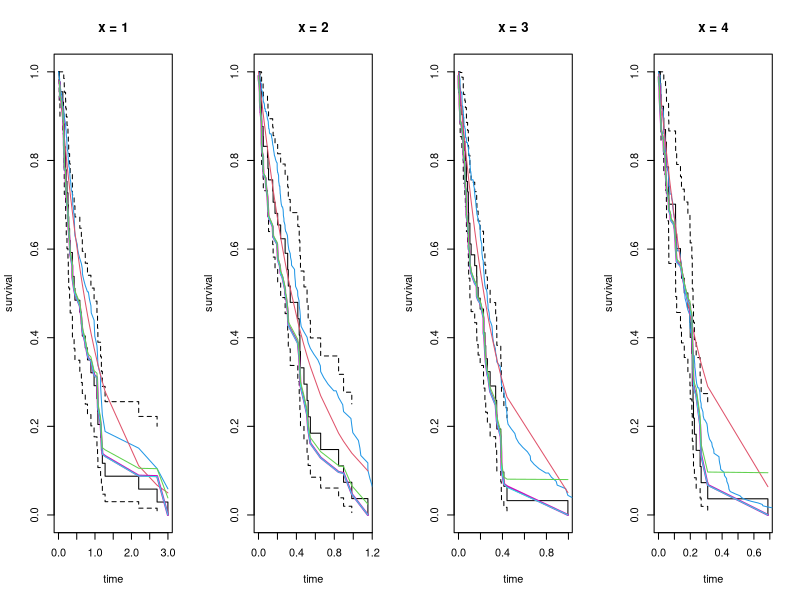
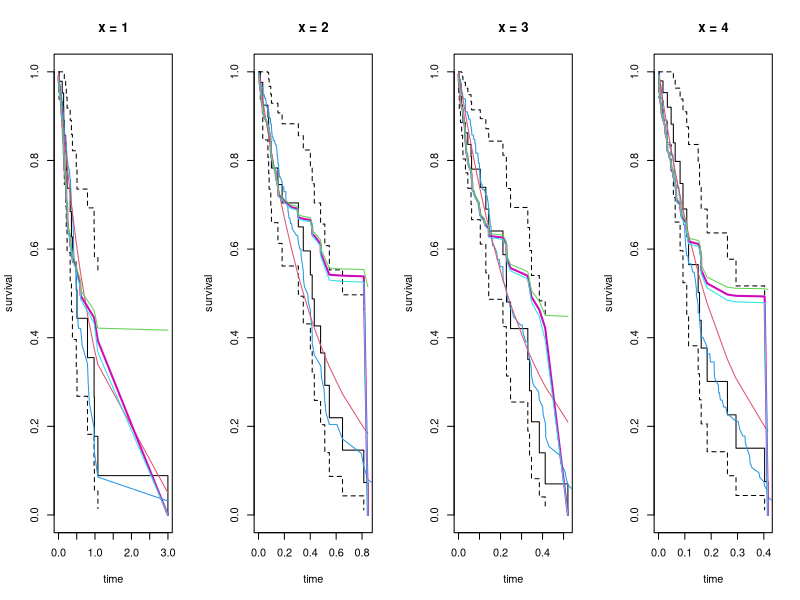
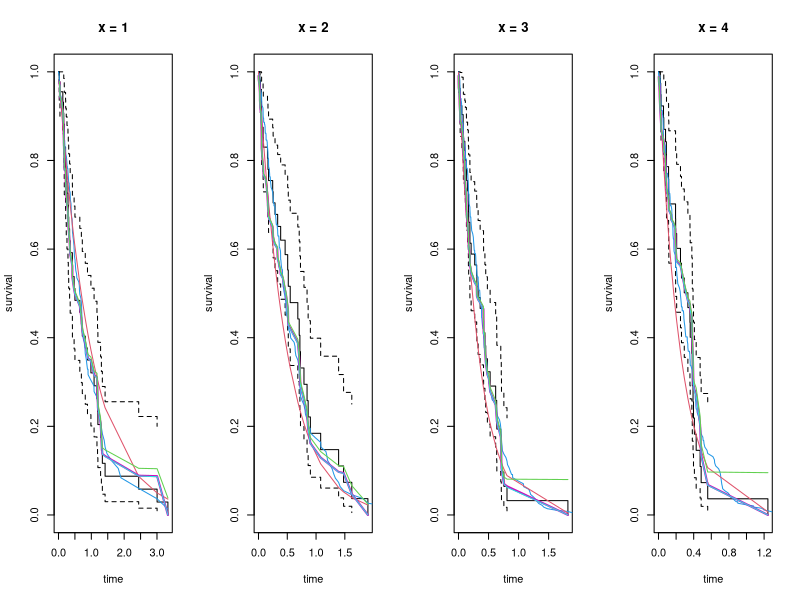
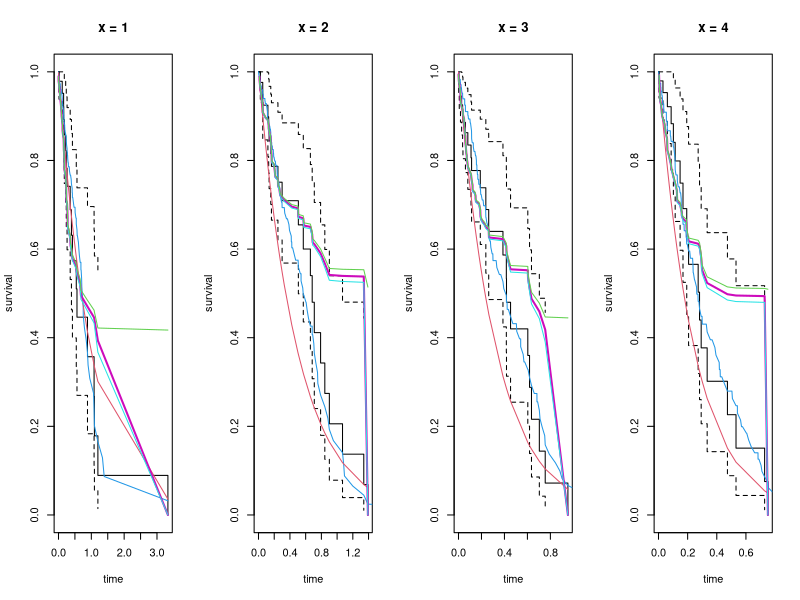

The R script that drew these images, in order:
## ---- chunk 1

library(knitr)
library(kableExtra)
## ---- chunk 2


library(survival)
library(lme4)
library(MASS)


for(functions in 1){
  
  inversesample = function(n,time,surv){
    res = c()
    for(i in 1:n){
      u = runif(1)
      nn = which(abs(time - u) == min(abs(time - u)))
      res = c(res, surv[nn])
    }
    return(res)
  }
  
  s_est_function = function(est_time, quant){
    nnn = which(abs(est_time - quant) == min(abs(est_time - quant)))
    if(est_time[nnn] > quant){
      nnn = nnn -1
    }
    return(nnn)
  }
  
  m_est_old1 = function(t,data){
    n = dim(data)[1]
    res = 1
    for(i in 1:Ri(t,data)){
      para1 = data$parm1[i]
      para2 = data$parm2[i]
      time = data$time[i]
      res = res * ((n - i)/(n - i + 1))^(m(para1, para2, time))
    }
    return(res)
  }
  
  m_est_old2 = function(t,data){
    n = dim(data)[1]
    res = 1
    for(i in 1:Ri(t,data)){
      para1 = data$parm1[i]
      para2 = data$parm2[i]
      time = data$time[i]
      res = res * ((n - i)/(n - i + m(para1, para2, time)))
    }
    return(res)
  }
  
  m = function(para1, para2, time){
    return(para1 / (para1 + para2 * exp(para2 * time)))
  }
  
  Ri = function(t,data){
    return(sum(data$time <= t))
  } 
  
  ## hazard function of observed time, calculated with tie
  # data$time
  lambda_H = function(t,data,fit_km){
    i = which(abs(data$time - t) == min(abs(data$time - t)))
    if(data$time[i] > t & i > 1 ){i = i - 1}
    h = (fit_km$n.event[i] + fit_km$n.censor[i])/ fit_km$n.risk[i]
    return(h)
  }
  
  ## hazard 
  lambda_F = function(t,para1,para2,data,fit_km){
    h = lambda_H(t,data,fit_km) * m(para1, para2, t)
    return(h)
  }
  
  ## cumulative hazard
  Lambda_F = function(t, data, fit_km){
    i = which(abs(data$time - t) == min(abs(data$time - t)))[1]
    if(data$time[i] > t & i > 1){i = i -1}
    HH = c()
    for(ii in 1:i){
      # cov = data$x[ii] * data$sex[ii]
      para1 = data$parm1[ii]
      para2 = data$parm2[ii]
      HH = c(HH, lambda_F(data$time[ii], para1, para2, data, fit_km))
    }
    return(sum(HH))
  }
  
  ## estimate the S() with m function
  S_est = function(t, data, fit_km){
    return(exp(-Lambda_F(t, data, fit_km)))
  }
  
}
for(datagenerationfunction in 1){
  
  # inverse function 
  
  inverse_gx_p = function(x,Funs,res,a,b){
    res1 = c()
    for(i in seq(0.00000001, x, 1)){
      res1 = c(res1, Funs(x,i,a,b))
    }
    temp = seq(0.00000001, 100, 1)[which(abs(res1 - res) == min(abs(res1 - res)))[1]]
    
    res2 = c()
    for(i in seq(max(0,(temp - 1)), (temp+1), 0.1)){
      res2 = c(res2, Funs(x,i,a,b))
    }
    temp = seq(max(0,(temp - 1)), (temp+1), 0.1)[which(abs(res2 - res) == min(abs(res2 - res)))[1]]
    
    res3 = c()
    for(i in seq(max(0, (temp - 0.1)), (temp+0.1), 0.01)){
      res3 = c(res3, Funs(x,i,a,b))
    }
    temp = seq(max(0, (temp - 0.1)), (temp + 0.1), 0.01)[which(abs(res3 - res) == min(abs(res3 - res)))[1]]
    
    res4 = c()
    for(i in seq(max(0,(temp - 0.01)), (temp + 0.01), 0.001)){
      res4 = c(res4, Funs(x,i,a,b))
    }
    temp =seq(max(0,(temp - 0.01)), (temp + 0.01), 0.001)[which(abs(res4 - res) == min(abs(res4 - res)))[1]]
    
    res5 = c()
    for(i in seq(max(0,(temp - 0.001)), (temp + 0.001), 0.0001)){
      res5 = c(res5, Funs(x,i,a,b))
    }
    temp = seq(max(0,(temp - 0.001)), (temp + 0.001), 0.0001)[which(abs(res5 - res) == min(abs(res5 - res)))[1]]
    
    res6 = c()
    for(i in seq(max(0, (temp - 0.0001)), (temp + 0.0001), 0.00001)){
      res6 = c(res6, Funs(x,i,a,b))
    }
    temp = seq(max(0, (temp - 0.0001)), (temp + 0.0001), 0.00001)[which(abs(res6 - res) == min(abs(res6 - res)))[1]]
    
    return(temp)
  }
  inverse_lx_p = function(x,Funs,res,a,b){
    res1 = c()
    for(i in seq(x - 0.00000001, 20, 1)){
      res1 = c(res1, Funs(x,i,a,b))
    }
    temp = seq(0.00000001, 100, 1)[which(abs(res1 - res) == min(abs(res1 - res)))[1]]
    
    res2 = c()
    for(i in seq((temp - 1), (temp+1), 0.1)){
      res2 = c(res2, Funs(x,i,a,b))
    }
    temp = seq((temp - 1), (temp+1), 0.1)[which(abs(res2 - res) == min(abs(res2 - res)))[1]]
    
    res3 = c()
    for(i in seq((temp - 0.1), (temp+0.1), 0.01)){
      res3 = c(res3, Funs(x,i,a,b))
    }
    temp = seq((temp - 0.1), (temp + 0.1), 0.01)[which(abs(res3 - res) == min(abs(res3 - res)))[1]]
    
    res4 = c()
    for(i in seq((temp - 0.01), (temp + 0.01), 0.001)){
      res4 = c(res4, Funs(x,i,a,b))
    }
    temp =seq((temp - 0.01), (temp + 0.01), 0.001)[which(abs(res4 - res) == min(abs(res4 - res)))[1]]
    
    res5 = c()
    for(i in seq((temp - 0.001), (temp + 0.001), 0.0001)){
      res5 = c(res5, Funs(x,i,a,b))
    }
    temp = seq((temp - 0.001), (temp + 0.001), 0.0001)[which(abs(res5 - res) == min(abs(res5 - res)))[1]]
    
    res6 = c()
    for(i in seq((temp - 0.0001), (temp + 0.0001), 0.00001)){
      res6 = c(res6, Funs(x,i,a,b))
    }
    temp = seq((temp - 0.0001), (temp + 0.0001), 0.00001)[which(abs(res6 - res) == min(abs(res6 - res)))[1]]
    
    return(temp)
  }
  inverse = function(x,Funs){
    res1 = c()
    for(i in seq(0.00000001, 20, 1)){
      res1 = c(res1, Funs(i))
    }
    temp = seq(0.00000001, 100, 1)[which(abs(res1 - x) == min(abs(res1 - x)))[1]]
    
    res2 = c()
    for(i in seq((temp - 1), (temp+1), 0.1)){
      res2 = c(res2, Funs(i))
    }
    temp = seq((temp - 1), (temp+1), 0.1)[which(abs(res2 - x) == min(abs(res2 - x)))[1]]
    
    res3 = c()
    for(i in seq((temp - 0.1), (temp+0.1), 0.01)){
      res3 = c(res3, Funs(i))
    }
    temp = seq((temp - 0.1), (temp + 0.1), 0.01)[which(abs(res3 - x) == min(abs(res3 - x)))[1]]
    
    res4 = c()
    for(i in seq((temp - 0.01), (temp + 0.01), 0.001)){
      res4 = c(res4, Funs(i))
    }
    temp =seq((temp - 0.01), (temp + 0.01), 0.001)[which(abs(res4 - x) == min(abs(res4 - x)))[1]]
    
    res5 = c()
    for(i in seq((temp - 0.001), (temp + 0.001), 0.0001)){
      res5 = c(res5, Funs(i))
    }
    temp = seq((temp - 0.001), (temp + 0.001), 0.0001)[which(abs(res5 - x) == min(abs(res5 - x)))[1]]
    
    res6 = c()
    for(i in seq((temp - 0.0001), (temp + 0.0001), 0.00001)){
      res6 = c(res6, Funs(i))
    }
    temp = seq((temp - 0.0001), (temp + 0.0001), 0.00001)[which(abs(res6 - x) == min(abs(res6 - x)))[1]]
    
    return(temp)
  }
  Fc = function(x){
    temp = exp(-exp(parm * x) + 1)
    return(1 - temp)
  }
  fc = function(x){
    temp = parm*exp(-exp(parm*x) + parm*x + 1)
    return(temp)
  }
  
  ## conditional cdf
  ## when x > y
  F_x_g_y = function(x,y,a,b){
    temp = (1/a) * (2*(exp(b*y) - 1)*(x-y) + a) * exp(-(exp(b*y)-1)*((x-y)^2+1))
    temp = 1 - temp
    return(temp)
  }
  ## when x < y
  F_x_l_y = function(x,y,a,b){
    temp = exp(1 - exp(b*x)) - exp(1 - exp(b*y))
    return(temp)
  }
  
  
  
}

inverse_gx_p(3, F_x_g_y, F_x_g_y(3,2.1,1,0.4),1,0.4)
inverse_lx_p(1, F_x_l_y, F_x_l_y(1,2.1,1,0.4),1,0.4)

foverall = function(x){
  parm = exp(beta * (1:4))
  temp = parm[1]*exp(-parm[1] * x) + parm[2]*exp(-parm[2] * x) + 
    parm[3]*exp(-parm[3] * x) + parm[4]*exp(-parm[4] * x)
  temp = temp/4
  return(temp)
}


Foverall = function(x){
  parm = exp(beta * (1:4))
  temp = exp(-parm[1] * x) + exp(-parm[2] * x) + 
    exp(-parm[3] * x) + exp(-parm[4] * x)
  temp = temp/4
  return(temp)
}


p_x = p_xsex = p_sex = c()
lg_x_sex = c(); best = c()

Survlist = list(); Timelist = list(); Mdiff = c()
roc_cox = roc1 = roc2 = roc3 = roc4 = roc5 = roc6 = c()
Gof_cox = Gof1 = Gof2 =Gof3 = Gof4 = Gof5 = Gof6 = c()

set.seed(123)
    beta = 1.5
    n = 100 # 200 subjects in total 
    
    # generate male data
    for(males_gen in 1){
      # x < y
      sex = 0
      x1 = sample(c(1,2,3,4), n, replace = TRUE)
      
      parm1 = (beta * x1)
      parm2 = parm1 * sex
      
      n1 = n * 0.4; n2 = n - n1
      
      death = c(); censor = c()
      for(i in 1:n){
        xtemp = rexp(1, parm1[i])
        death = c(death, xtemp)
      }
      
      for(i in 1:n1){
        xtemp = death[i]
        maxtemp = F_x_l_y(xtemp, 1000, parm1[i], parm2[i])
        u = runif(1,0,maxtemp)
        ytemp = inverse_gx_p(xtemp, F_x_l_y, u, parm1[i], parm2[i])
        if(ytemp <= 0 & parm2[i] == 0){ytemp = 1000}
        censor = c(censor, ytemp)
      }
      
      for(i in (n1+1):n){
        # x > y
        xtemp = death[i]
        maxtemp = F_x_g_y(xtemp, xtemp, parm1[i], parm2[i])
        u = runif(1,0,maxtemp)
        ytemp = inverse_gx_p(xtemp, F_x_g_y, u, parm1[i], parm2[i])
        if(ytemp <= 0 & parm2[i] ==0){ytemp = xtemp}
        censor = c(censor, ytemp)
      }
      data_male1 = data.frame(death = death, censor = censor, 
                              x1 = x1, sex = sex, 
                              parm1 = parm1, parm2 = parm2)
    }
    
    data_male1$status = ifelse(data_male1$death <= data_male1$censor, 1, 0)
    data_male1$time = ifelse(data_male1$status == 1, 
                             data_male1$death, data_male1$censor)
    data_male1 = data_male1[order(data_male1$time),]
    rownames(data_male1) = NULL
    
    # whether it is correct or not? 
    # hist(data_male1$death, freq = FALSE, breaks = 20)
    # lines(seq(0,4,0.1), foverall(seq(0,4,0.1)))
    
    for(female_gen in 1){
      # when x < y
      
      nn = 5 * n
      sex = 1
      x1 = sample(c(1,2,3,4), nn, replace = TRUE)
      
      parm1 = (beta * x1)
      parm2 = parm1 * sex 
      
      death = censor = c()
      for(i in 1:nn){
        xtemp = rexp(1, parm1[i])
        death = c(death, xtemp)
        maxtemp = F_x_l_y(xtemp, 1000, parm1[i], parm2[i])
        u = runif(1,0,maxtemp)
        ytemp = inverse_gx_p(xtemp, F_x_l_y, u, parm1[i], parm2[i])
        if(ytemp <= 0 & parm2[i] == 0){ytemp = 1000}
        censor = c(censor, ytemp)
      }
      
      data_temp = data.frame(death = death, censor = censor, 
                             x1 = x1,  sex = sex, 
                             parm1 = parm1, parm2 = parm2)
      data_temp = data_temp[which(data_temp$death < data_temp$censor), ]
      
      # hist(death, freq = FALSE, breaks = 20)
      # hist(data_temp$death, freq = FALSE, breaks = 20)
      # lines(seq(0,4,0.1), foverall(seq(0,4,0.1)))
      # 
      # when x > y
      sex = 1
      x1 = sample(c(1,2,3,4), nn, replace = TRUE)
      parm1 = (beta * x1)
      parm2 = parm1 * sex 
      
      death = censor = c()
      
      for(i in 1:nn){
        xtemp = rexp(1, parm1[i])
        death = c(death, xtemp)
      }
      for(i in 1:nn){
        xtemp = death[i]
        maxtemp = F_x_g_y(xtemp, xtemp, parm1[i], parm2[i])
        u = runif(1,0,maxtemp)
        ytemp = inverse_gx_p(xtemp, F_x_g_y, u, parm1[i], parm2[i])
        if(ytemp <= 0 & parm2[i] ==0){ytemp = xtemp}
        censor = c(censor, ytemp)
      }
      data_temp2 = data.frame(death = death, censor = censor, 
                              x1 = x1, sex = sex, 
                              parm1 = parm1, parm2 = parm2)
      
      data_temp2 = data_temp2[which(data_temp2$death > data_temp2$censor), ]
      rownames(data_temp2) = NULL
      dim(data_temp2)
      
      # hist(death, freq = FALSE, breaks = 20)
      # hist(data_temp2$death, freq = FALSE, breaks = 20)
      # lines(seq(0,4,0.1), foverall(seq(0,4,0.1)))
      # 
    }
    
    n1 = round(n * 0.4); n2 = n - n1
    data = rbind(data_temp[sample(1:dim(data_temp)[1], n1),],
                 data_temp2[sample(1:dim(data_temp2)[1], n2),])
    # hist(data$death, freq = FALSE, breaks = 20)
    # lines(seq(0,4,0.1), foverall(seq(0,4,0.1)))
    # hist(data$censor, freq = FALSE, breaks = 20)
    # 
    data$status = ifelse(data$death < data$censor, 1, 0)
    data$time = ifelse(data$status == 1, data$death, data$censor)
    data = rbind(data, data_male1)
    data = data[order(data$time),]
    rownames(data) = NULL
    
    dim(data)
    
    fitcox_reduce = coxph(Surv(time, status) ~ x1 + sex, data = data)
    fitcox_reduce 

## ---- chunk 3
fitcox_reduce = coxph(Surv(time, status) ~ x1 + sex, data = data)
fitcox_reduce 
## ---- chunk 4
m_logistic = glm(status ~  x1  + sex - 1, data = data, family = 'binomial')
summary(m_logistic)$coefficients
## ---- chunk 5

  Res_list1 = Res_list2 = Res_list3 = list()
  
  for(theta in 1:4){
    data_temp = data[data$x1 == theta,]; rownames(data_temp) = NULL
    
    fit_km = survfit(Surv(time, status) ~ 1, data = data_temp)
    fitKM = survfit(Surv(time, status) ~ 1, data = data_temp)
    
    res1 = c()
    for(i in 1:dim(data_temp)[1]){
      res1 = c(res1, m_est_old1(data_temp$time[i], data = data_temp))
    }
    Res_list1[[theta]] = res1
    
    res2 = c()
    for(i in 1:dim(data_temp)[1]){
      res2 = c(res2, m_est_old2(data_temp$time[i], data = data_temp))
    }
    Res_list2[[theta]] = res2
    
    res3 = c()
    for(i in 1:dim(data_temp)[1]){
      res3 = c(res3, S_est(data_temp$time[i], data_temp, fitKM))
    }
    
    Res_list3[[theta]] = res3
    # 
    # b = best[iters]
    # 
    # estres1 = c()
    # for(i in 1:dim(data_temp)[1]){
    #   estres1 = c(estres1, m_est_old1(data_temp$time[i], data = data_temp))
    # }
    # Est_res_list1[[theta]] = estres1
    # 
    # estres2 = c()
    # for(i in 1:dim(data_temp)[1]){
    #   estres2 = c(estres2, m_est_old2(data_temp$time[i], data = data_temp))
    # }
    # Est_res_list2[[theta]] = estres2
    # 
    # estres3 = c()
    # for(i in 1:dim(data_temp)[1]){
    #   aaa = S_est(data_temp$time[i], data_temp, fitKM)
    #   #print(aaa)
    #   estres3 = c(estres3, aaa)
    # }
    # Est_res_list3[[theta]] = estres3
    # 
    # b = b0
  }

## ---- chunk 6
par(mfrow =c(1,4))
 for(theta in 1:4){
      
      data_temp = data[data$x1 == theta,]; rownames(data_temp) = NULL
      fitKM = survfit(Surv(time, status) ~ 1, data = data_temp)
      plot(fitKM, xlab = 'time', ylab = 'survival', main = paste('x =', theta))
      fitCOX = survfit(fitcox_reduce, newdata = data.frame(x1 = theta))
      lines(fitCOX$time, fitCOX$surv, col = 4)
      lines(data_temp$time, exp(-theta * data_temp$time), col = 2)
      
      res1 = Res_list1[[theta]]; 
      res2 = Res_list2[[theta]]; 
      res3 = Res_list3[[theta]]
      lines(data_temp$time, res1, col = 6, lwd =2)  
      lines(data_temp$time, res2, col = 5, lwd =1)
      lines(data_temp$time, res3, col = 3, lwd =1)
      
 }
## ---- chunk 7
set.seed(123)
    beta = 1.5
    n = 100 # 200 subjects in total 
    
    # generate male data
    for(males_gen in 1){
      # x < y
      sex = 1
      x1 = sample(c(1,2,3,4), n, replace = TRUE)
      
      parm1 = (beta * x1)
      parm2 = parm1 * sex
      
      n1 = n * 0.4; n2 = n - n1
      
      death = c(); censor = c()
      for(i in 1:n){
        xtemp = rexp(1, parm1[i])
        death = c(death, xtemp)
      }
      
      for(i in 1:n1){
        xtemp = death[i]
        maxtemp = F_x_l_y(xtemp, 1000, parm1[i], parm2[i])
        u = runif(1,0,maxtemp)
        ytemp = inverse_gx_p(xtemp, F_x_l_y, u, parm1[i], parm2[i])
        if(ytemp <= 0 & parm2[i] == 0){ytemp = 1000}
        censor = c(censor, ytemp)
      }
      
      for(i in (n1+1):n){
        # x > y
        xtemp = death[i]
        maxtemp = F_x_g_y(xtemp, xtemp, parm1[i], parm2[i])
        u = runif(1,0,maxtemp)
        ytemp = inverse_gx_p(xtemp, F_x_g_y, u, parm1[i], parm2[i])
        if(ytemp <= 0 & parm2[i] ==0){ytemp = xtemp}
        censor = c(censor, ytemp)
      }
      data_male1 = data.frame(death = death, censor = censor, 
                              x1 = x1, sex = sex, 
                              parm1 = parm1, parm2 = parm2)
    }
    
    data_male1$status = ifelse(data_male1$death <= data_male1$censor, 1, 0)
    data_male1$time = ifelse(data_male1$status == 1, 
                             data_male1$death, data_male1$censor)
    data_male1 = data_male1[order(data_male1$time),]
    rownames(data_male1) = NULL
    
    # whether it is correct or not? 
    # hist(data_male1$death, freq = FALSE, breaks = 20)
    # lines(seq(0,4,0.1), foverall(seq(0,4,0.1)))
    
    for(female_gen in 1){
      # when x < y
      
      nn = 5 * n
      sex = 2
      x1 = sample(c(1,2,3,4), nn, replace = TRUE)
      
      parm1 = (beta * x1)
      parm2 = parm1 * sex 
      
      death = censor = c()
      for(i in 1:nn){
        xtemp = rexp(1, parm1[i])
        death = c(death, xtemp)
        maxtemp = F_x_l_y(xtemp, 1000, parm1[i], parm2[i])
        u = runif(1,0,maxtemp)
        ytemp = inverse_gx_p(xtemp, F_x_l_y, u, parm1[i], parm2[i])
        if(ytemp <= 0 & parm2[i] == 0){ytemp = 1000}
        censor = c(censor, ytemp)
      }
      
      data_temp = data.frame(death = death, censor = censor, 
                             x1 = x1,  sex = sex, 
                             parm1 = parm1, parm2 = parm2)
      data_temp = data_temp[which(data_temp$death < data_temp$censor), ]
      
      # hist(death, freq = FALSE, breaks = 20)
      # hist(data_temp$death, freq = FALSE, breaks = 20)
      # lines(seq(0,4,0.1), foverall(seq(0,4,0.1)))
      # 
      # when x > y
      sex = 2
      x1 = sample(c(1,2,3,4), nn, replace = TRUE)
      parm1 = (beta * x1)
      parm2 = parm1 * sex 
      
      death = censor = c()
      
      for(i in 1:nn){
        xtemp = rexp(1, parm1[i])
        death = c(death, xtemp)
      }
      for(i in 1:nn){
        xtemp = death[i]
        maxtemp = F_x_g_y(xtemp, xtemp, parm1[i], parm2[i])
        u = runif(1,0,maxtemp)
        ytemp = inverse_gx_p(xtemp, F_x_g_y, u, parm1[i], parm2[i])
        if(ytemp <= 0 & parm2[i] ==0){ytemp = xtemp}
        censor = c(censor, ytemp)
      }
      data_temp2 = data.frame(death = death, censor = censor, 
                              x1 = x1, sex = sex, 
                              parm1 = parm1, parm2 = parm2)
      
      data_temp2 = data_temp2[which(data_temp2$death > data_temp2$censor), ]
      rownames(data_temp2) = NULL
      dim(data_temp2)
      
      # hist(death, freq = FALSE, breaks = 20)
      # hist(data_temp2$death, freq = FALSE, breaks = 20)
      # lines(seq(0,4,0.1), foverall(seq(0,4,0.1)))
      # 
    }
    
    n1 = round(n * 0.4); n2 = n - n1
    data = rbind(data_temp[sample(1:dim(data_temp)[1], n1),],
                 data_temp2[sample(1:dim(data_temp2)[1], n2),])
    # hist(data$death, freq = FALSE, breaks = 20)
    # lines(seq(0,4,0.1), foverall(seq(0,4,0.1)))
    # hist(data$censor, freq = FALSE, breaks = 20)
    # 
    data$status = ifelse(data$death < data$censor, 1, 0)
    data$time = ifelse(data$status == 1, data$death, data$censor)
    data = rbind(data, data_male1)
    data = data[order(data$time),]
    rownames(data) = NULL
    
    dim(data)
  
## ---- chunk 8
fitcox_reduce = coxph(Surv(time, status) ~ x1 + sex, data = data)
fitcox_reduce 
summary(glm(status ~  x1  + sex - 1, data = data, family = 'binomial'))
## ---- chunk 9
fitcox_reduce = coxph(Surv(time, status) ~ x1 , data = data)
fitcox_reduce 
## ---- chunk 10
  fitcox_reduce = coxph(Surv(time, status) ~ x1 + sex, data = data)
  fitcox_reduce = coxph(Surv(time, status) ~ x1 , data = data)
  
  Res_list1 = Res_list2 = Res_list3 = list()
  
  for(theta in 1:4){
    data_temp = data[data$x1 == theta,]; rownames(data_temp) = NULL
    
    fit_km = survfit(Surv(time, status) ~ 1, data = data_temp)
    fitKM = survfit(Surv(time, status) ~ 1, data = data_temp)
    
    res1 = c()
    for(i in 1:dim(data_temp)[1]){
      res1 = c(res1, m_est_old1(data_temp$time[i], data = data_temp))
    }
    Res_list1[[theta]] = res1
    
    res2 = c()
    for(i in 1:dim(data_temp)[1]){
      res2 = c(res2, m_est_old2(data_temp$time[i], data = data_temp))
    }
    Res_list2[[theta]] = res2
    
    res3 = c()
    for(i in 1:dim(data_temp)[1]){
      res3 = c(res3, S_est(data_temp$time[i], data_temp, fitKM))
    }
    
    Res_list3[[theta]] = res3
    # 
    # b = best[iters]
    # 
    # estres1 = c()
    # for(i in 1:dim(data_temp)[1]){
    #   estres1 = c(estres1, m_est_old1(data_temp$time[i], data = data_temp))
    # }
    # Est_res_list1[[theta]] = estres1
    # 
    # estres2 = c()
    # for(i in 1:dim(data_temp)[1]){
    #   estres2 = c(estres2, m_est_old2(data_temp$time[i], data = data_temp))
    # }
    # Est_res_list2[[theta]] = estres2
    # 
    # estres3 = c()
    # for(i in 1:dim(data_temp)[1]){
    #   aaa = S_est(data_temp$time[i], data_temp, fitKM)
    #   #print(aaa)
    #   estres3 = c(estres3, aaa)
    # }
    # Est_res_list3[[theta]] = estres3
    # 
    # b = b0
  }
## ---- chunk 11
par(mfrow =c(1,4))
 for(theta in 1:4){
      
      data_temp = data[data$x1 == theta,]; rownames(data_temp) = NULL
      fitKM = survfit(Surv(time, status) ~ 1, data = data_temp)
      plot(fitKM, xlab = 'time', ylab = 'survival', main = paste('x =', theta))
      fitCOX = survfit(fitcox_reduce, newdata = data.frame(x1 = theta))
      lines(fitCOX$time, fitCOX$surv, col = 4)
      lines(data_temp$time, exp(-theta * data_temp$time), col = 2)
      
      res1 = Res_list1[[theta]]; 
      res2 = Res_list2[[theta]]; 
      res3 = Res_list3[[theta]]
      lines(data_temp$time, res1, col = 6, lwd =2)  
      lines(data_temp$time, res2, col = 5, lwd =1)
      lines(data_temp$time, res3, col = 3, lwd =1)
      
 }
## ---- chunk 12
 beta = 0.3
    n = 100 # 200 subjects in total 
    set.seed(123)
    # generate male data
    for(males_gen in 1){
      # x < y
      sex = 0
      x1 = sample(c(1,2,3,4), n, replace = TRUE)
      
      parm1 = exp(beta * x1)
      parm2 = parm1 * sex
      
      n1 = n * 0.4; n2 = n - n1
      
      death = c(); censor = c()
      for(i in 1:n){
        xtemp = rexp(1, parm1[i])
        death = c(death, xtemp)
      }
      
      for(i in 1:n1){
        xtemp = death[i]
        maxtemp = F_x_l_y(xtemp, 1000, parm1[i], parm2[i])
        u = runif(1,0,maxtemp)
        ytemp = inverse_gx_p(xtemp, F_x_l_y, u, parm1[i], parm2[i])
        if(ytemp <= 0 & parm2[i] == 0){ytemp = 1000}
        censor = c(censor, ytemp)
      }
      
      for(i in (n1+1):n){
        # x > y
        xtemp = death[i]
        maxtemp = F_x_g_y(xtemp, xtemp, parm1[i], parm2[i])
        u = runif(1,0,maxtemp)
        ytemp = inverse_gx_p(xtemp, F_x_g_y, u, parm1[i], parm2[i])
        if(ytemp <= 0 & parm2[i] ==0){ytemp = xtemp}
        censor = c(censor, ytemp)
      }
      data_male1 = data.frame(death = death, censor = censor, 
                              x1 = x1, sex = sex, 
                              parm1 = parm1, parm2 = parm2)
    }
    
    data_male1$status = ifelse(data_male1$death <= data_male1$censor, 1, 0)
    data_male1$time = ifelse(data_male1$status == 1, 
                             data_male1$death, data_male1$censor)
    data_male1 = data_male1[order(data_male1$time),]
    rownames(data_male1) = NULL
    
    # whether it is correct or not? 
    # hist(data_male1$death, freq = FALSE, breaks = 20)
    # lines(seq(0,4,0.1), foverall(seq(0,4,0.1)))
    
    for(female_gen in 1){
      # when x < y
      
      nn = 5 * n
      sex = 1
      x1 = sample(c(1,2,3,4), nn, replace = TRUE)
      
      parm1 = exp(beta * x1)
      parm2 = parm1 * sex 
      
      death = censor = c()
      for(i in 1:nn){
        xtemp = rexp(1, parm1[i])
        death = c(death, xtemp)
        maxtemp = F_x_l_y(xtemp, 1000, parm1[i], parm2[i])
        u = runif(1,0,maxtemp)
        ytemp = inverse_gx_p(xtemp, F_x_l_y, u, parm1[i], parm2[i])
        if(ytemp <= 0 & parm2[i] == 0){ytemp = 1000}
        censor = c(censor, ytemp)
      }
      
      data_temp = data.frame(death = death, censor = censor, 
                             x1 = x1,  sex = sex, 
                             parm1 = parm1, parm2 = parm2)
      data_temp = data_temp[which(data_temp$death < data_temp$censor), ]
      
      # hist(death, freq = FALSE, breaks = 20)
      # hist(data_temp$death, freq = FALSE, breaks = 20)
      # lines(seq(0,4,0.1), foverall(seq(0,4,0.1)))
      # 
      # when x > y
      sex = 1
      x1 = sample(c(1,2,3,4), nn, replace = TRUE)
      parm1 = exp(beta * x1)
      parm2 = parm1 * sex 
      
      death = censor = c()
      
      for(i in 1:nn){
        xtemp = rexp(1, parm1[i])
        death = c(death, xtemp)
      }
      for(i in 1:nn){
        xtemp = death[i]
        maxtemp = F_x_g_y(xtemp, xtemp, parm1[i], parm2[i])
        u = runif(1,0,maxtemp)
        ytemp = inverse_gx_p(xtemp, F_x_g_y, u, parm1[i], parm2[i])
        if(ytemp <= 0 & parm2[i] ==0){ytemp = xtemp}
        censor = c(censor, ytemp)
      }
      data_temp2 = data.frame(death = death, censor = censor, 
                              x1 = x1, sex = sex, 
                              parm1 = parm1, parm2 = parm2)
      
      data_temp2 = data_temp2[which(data_temp2$death > data_temp2$censor), ]
      rownames(data_temp2) = NULL
      dim(data_temp2)
      
      # hist(death, freq = FALSE, breaks = 20)
      # hist(data_temp2$death, freq = FALSE, breaks = 20)
      # lines(seq(0,4,0.1), foverall(seq(0,4,0.1)))
      # 
    }
    
    n1 = round(n * 0.4); n2 = n - n1
    data = rbind(data_temp[sample(1:dim(data_temp)[1], n1),],
                 data_temp2[sample(1:dim(data_temp2)[1], n2),])
    # hist(data$death, freq = FALSE, breaks = 20)
    # lines(seq(0,4,0.1), foverall(seq(0,4,0.1)))
    # hist(data$censor, freq = FALSE, breaks = 20)
    # 
    data$status = ifelse(data$death < data$censor, 1, 0)
    data$time = ifelse(data$status == 1, data$death, data$censor)
    data = rbind(data, data_male1)
    data = data[order(data$time),]
    rownames(data) = NULL
    
    dim(data)
    
    fitcox_reduce = coxph(Surv(time, status) ~ x1 + sex, data = data)
    fitcox_reduce 
    fitcox_reduce = coxph(Surv(time, status) ~ x1 , data = data)
    fitcox_reduce 
   
## ---- chunk 13

  fitcox_reduce = coxph(Surv(time, status) ~ x1 + sex, data = data)
  fitcox_reduce = coxph(Surv(time, status) ~ x1 , data = data)
  
  Res_list1 = Res_list2 = Res_list3 = list()
  
  for(theta in 1:4){
    data_temp = data[data$x1 == theta,]; rownames(data_temp) = NULL
    
    fit_km = survfit(Surv(time, status) ~ 1, data = data_temp)
    fitKM = survfit(Surv(time, status) ~ 1, data = data_temp)
    
    res1 = c()
    for(i in 1:dim(data_temp)[1]){
      res1 = c(res1, m_est_old1(data_temp$time[i], data = data_temp))
    }
    Res_list1[[theta]] = res1
    
    res2 = c()
    for(i in 1:dim(data_temp)[1]){
      res2 = c(res2, m_est_old2(data_temp$time[i], data = data_temp))
    }
    Res_list2[[theta]] = res2
    
    res3 = c()
    for(i in 1:dim(data_temp)[1]){
      res3 = c(res3, S_est(data_temp$time[i], data_temp, fitKM))
    }
    
    Res_list3[[theta]] = res3
    # 
    # b = best[iters]
    # 
    # estres1 = c()
    # for(i in 1:dim(data_temp)[1]){
    #   estres1 = c(estres1, m_est_old1(data_temp$time[i], data = data_temp))
    # }
    # Est_res_list1[[theta]] = estres1
    # 
    # estres2 = c()
    # for(i in 1:dim(data_temp)[1]){
    #   estres2 = c(estres2, m_est_old2(data_temp$time[i], data = data_temp))
    # }
    # Est_res_list2[[theta]] = estres2
    # 
    # estres3 = c()
    # for(i in 1:dim(data_temp)[1]){
    #   aaa = S_est(data_temp$time[i], data_temp, fitKM)
    #   #print(aaa)
    #   estres3 = c(estres3, aaa)
    # }
    # Est_res_list3[[theta]] = estres3
    # 
    # b = b0
  }

par(mfrow = c(1,4))
  for(modelfitandplot in 1){
    for(theta in 1:4){

      data_temp = data[data$x1 == theta,]; rownames(data_temp) = NULL
      fitKM = survfit(Surv(time, status) ~ 1, data = data_temp)
      plot(fitKM, xlab = 'time', ylab = 'survival', main = paste('x =', theta))
      fitCOX = survfit(fitcox_reduce, newdata = data.frame(x1 = theta))
      lines(fitCOX$time, fitCOX$surv, col = 4)
      lines(data_temp$time, exp(-theta * data_temp$time), col = 2)

      res1 = Res_list1[[theta]];
      res2 = Res_list2[[theta]];
      res3 = Res_list3[[theta]]
      lines(data_temp$time, res1, col = 6, lwd =2)
      lines(data_temp$time, res2, col = 5, lwd =1)
      lines(data_temp$time, res3, col = 3, lwd =1)

    }
  }


## ---- chunk 14
 beta = 0.3
    n = 100 # 200 subjects in total 
    set.seed(123)
    # generate male data
    for(males_gen in 1){
      # x < y
      sex = 1
      x1 = sample(c(1,2,3,4), n, replace = TRUE)
      
      parm1 = exp(beta * x1)
      parm2 = parm1 * sex
      
      n1 = n * 0.4; n2 = n - n1
      
      death = c(); censor = c()
      for(i in 1:n){
        xtemp = rexp(1, parm1[i])
        death = c(death, xtemp)
      }
      
      for(i in 1:n1){
        xtemp = death[i]
        maxtemp = F_x_l_y(xtemp, 1000, parm1[i], parm2[i])
        u = runif(1,0,maxtemp)
        ytemp = inverse_gx_p(xtemp, F_x_l_y, u, parm1[i], parm2[i])
        if(ytemp <= 0 & parm2[i] == 0){ytemp = 1000}
        censor = c(censor, ytemp)
      }
      
      for(i in (n1+1):n){
        # x > y
        xtemp = death[i]
        maxtemp = F_x_g_y(xtemp, xtemp, parm1[i], parm2[i])
        u = runif(1,0,maxtemp)
        ytemp = inverse_gx_p(xtemp, F_x_g_y, u, parm1[i], parm2[i])
        if(ytemp <= 0 & parm2[i] ==0){ytemp = xtemp}
        censor = c(censor, ytemp)
      }
      data_male1 = data.frame(death = death, censor = censor, 
                              x1 = x1, sex = sex, 
                              parm1 = parm1, parm2 = parm2)
    }
    
    data_male1$status = ifelse(data_male1$death <= data_male1$censor, 1, 0)
    data_male1$time = ifelse(data_male1$status == 1, 
                             data_male1$death, data_male1$censor)
    data_male1 = data_male1[order(data_male1$time),]
    rownames(data_male1) = NULL
    
    # whether it is correct or not? 
    # hist(data_male1$death, freq = FALSE, breaks = 20)
    # lines(seq(0,4,0.1), foverall(seq(0,4,0.1)))
    
    for(female_gen in 1){
      # when x < y
      
      nn = 5 * n
      sex = 2
      x1 = sample(c(1,2,3,4), nn, replace = TRUE)
      
      parm1 = exp(beta * x1)
      parm2 = parm1 * sex 
      
      death = censor = c()
      for(i in 1:nn){
        xtemp = rexp(1, parm1[i])
        death = c(death, xtemp)
        maxtemp = F_x_l_y(xtemp, 1000, parm1[i], parm2[i])
        u = runif(1,0,maxtemp)
        ytemp = inverse_gx_p(xtemp, F_x_l_y, u, parm1[i], parm2[i])
        if(ytemp <= 0 & parm2[i] == 0){ytemp = 1000}
        censor = c(censor, ytemp)
      }
      
      data_temp = data.frame(death = death, censor = censor, 
                             x1 = x1,  sex = sex, 
                             parm1 = parm1, parm2 = parm2)
      data_temp = data_temp[which(data_temp$death < data_temp$censor), ]
      
      # hist(death, freq = FALSE, breaks = 20)
      # hist(data_temp$death, freq = FALSE, breaks = 20)
      # lines(seq(0,4,0.1), foverall(seq(0,4,0.1)))
      # 
      # when x > y
      sex = 2
      x1 = sample(c(1,2,3,4), nn, replace = TRUE)
      parm1 = exp(beta * x1)
      parm2 = parm1 * sex 
      
      death = censor = c()
      
      for(i in 1:nn){
        xtemp = rexp(1, parm1[i])
        death = c(death, xtemp)
      }
      for(i in 1:nn){
        xtemp = death[i]
        maxtemp = F_x_g_y(xtemp, xtemp, parm1[i], parm2[i])
        u = runif(1,0,maxtemp)
        ytemp = inverse_gx_p(xtemp, F_x_g_y, u, parm1[i], parm2[i])
        if(ytemp <= 0 & parm2[i] ==0){ytemp = xtemp}
        censor = c(censor, ytemp)
      }
      data_temp2 = data.frame(death = death, censor = censor, 
                              x1 = x1, sex = sex, 
                              parm1 = parm1, parm2 = parm2)
      
      data_temp2 = data_temp2[which(data_temp2$death > data_temp2$censor), ]
      rownames(data_temp2) = NULL
      dim(data_temp2)
      
      # hist(death, freq = FALSE, breaks = 20)
      # hist(data_temp2$death, freq = FALSE, breaks = 20)
      # lines(seq(0,4,0.1), foverall(seq(0,4,0.1)))
      # 
    }
    
    n1 = round(n * 0.4); n2 = n - n1
    data = rbind(data_temp[sample(1:dim(data_temp)[1], n1),],
                 data_temp2[sample(1:dim(data_temp2)[1], n2),])
    # hist(data$death, freq = FALSE, breaks = 20)
    # lines(seq(0,4,0.1), foverall(seq(0,4,0.1)))
    # hist(data$censor, freq = FALSE, breaks = 20)
    # 
    data$status = ifelse(data$death < data$censor, 1, 0)
    data$time = ifelse(data$status == 1, data$death, data$censor)
    data = rbind(data, data_male1)
    data = data[order(data$time),]
    rownames(data) = NULL
    
    dim(data)
    
    fitcox_reduce = coxph(Surv(time, status) ~ x1 + sex, data = data)
    fitcox_reduce 
    fitcox_reduce = coxph(Surv(time, status) ~ x1 , data = data)
    fitcox_reduce 
   
## ---- chunk 15

  fitcox_reduce = coxph(Surv(time, status) ~ x1 + sex, data = data)
  fitcox_reduce = coxph(Surv(time, status) ~ x1 , data = data)
  
  Res_list1 = Res_list2 = Res_list3 = list()
  
  for(theta in 1:4){
    data_temp = data[data$x1 == theta,]; rownames(data_temp) = NULL
    
    fit_km = survfit(Surv(time, status) ~ 1, data = data_temp)
    fitKM = survfit(Surv(time, status) ~ 1, data = data_temp)
    
    res1 = c()
    for(i in 1:dim(data_temp)[1]){
      res1 = c(res1, m_est_old1(data_temp$time[i], data = data_temp))
    }
    Res_list1[[theta]] = res1
    
    res2 = c()
    for(i in 1:dim(data_temp)[1]){
      res2 = c(res2, m_est_old2(data_temp$time[i], data = data_temp))
    }
    Res_list2[[theta]] = res2
    
    res3 = c()
    for(i in 1:dim(data_temp)[1]){
      res3 = c(res3, S_est(data_temp$time[i], data_temp, fitKM))
    }
    
    Res_list3[[theta]] = res3
    # 
    # b = best[iters]
    # 
    # estres1 = c()
    # for(i in 1:dim(data_temp)[1]){
    #   estres1 = c(estres1, m_est_old1(data_temp$time[i], data = data_temp))
    # }
    # Est_res_list1[[theta]] = estres1
    # 
    # estres2 = c()
    # for(i in 1:dim(data_temp)[1]){
    #   estres2 = c(estres2, m_est_old2(data_temp$time[i], data = data_temp))
    # }
    # Est_res_list2[[theta]] = estres2
    # 
    # estres3 = c()
    # for(i in 1:dim(data_temp)[1]){
    #   aaa = S_est(data_temp$time[i], data_temp, fitKM)
    #   #print(aaa)
    #   estres3 = c(estres3, aaa)
    # }
    # Est_res_list3[[theta]] = estres3
    # 
    # b = b0
  }

  par(mfrow = c(1,4))

  for(modelfitandplot in 1){
    for(theta in 1:4){

      data_temp = data[data$x1 == theta,]; rownames(data_temp) = NULL
      fitKM = survfit(Surv(time, status) ~ 1, data = data_temp)
      plot(fitKM, xlab = 'time', ylab = 'survival', main = paste('x =', theta))
      fitCOX = survfit(fitcox_reduce, newdata = data.frame(x1 = theta))
      lines(fitCOX$time, fitCOX$surv, col = 4)
      lines(data_temp$time, exp(-theta * data_temp$time), col = 2)

      res1 = Res_list1[[theta]];
      res2 = Res_list2[[theta]];
      res3 = Res_list3[[theta]]
      lines(data_temp$time, res1, col = 6, lwd =2)
      lines(data_temp$time, res2, col = 5, lwd =1)
      lines(data_temp$time, res3, col = 3, lwd =1)

    }
  }
